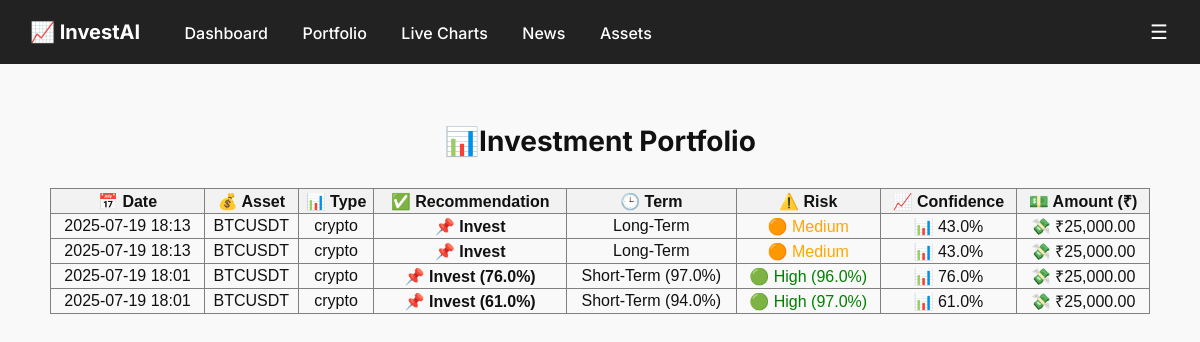
The app's page /portfolio with its own data.
### database.py (models this page shows)
class PortfolioEntry(Base):
    __tablename__ = "portfolio_entries"
    id = Column(Integer, primary_key=True, index=True)
    user_id = Column(Integer)
    feature_input = Column(String)
    recommendation = Column(String)
    term = Column(String)
    risk = Column(String)
    confidence = Column(Float)
    asset_type = Column(String)
    amount = Column(Float)
    current_value = Column(Float, default=0.0)
    asset_name = Column(String, default="BTCUSDT")
    date = Column(DateTime, default=datetime.utcnow)

### main.py (the view)
@app.get("/portfolio", response_class=HTMLResponse)
async def portfolio(request: Request):
    db = SessionLocal()
    entries = db.query(PortfolioEntry).order_by(PortfolioEntry.date.desc()).all()
    db.close()
    return templates.TemplateResponse("portfolio.html", {
        "request": request,
        "entries": entries
    })

### templates/portfolio.html (shortened to what this page needs)
{% extends "base.html" %}
{% block content %}
<h2 style="text-align:center; margin-top: 20px;">📊Investment Portfolio</h2>
<table border="1" style="width:100%; border-collapse: collapse; font-family: Arial, sans-serif; margin-top: 30px;">
  <tr style="background-color: #f2f2f2; text-align: center;">
    <th>📅 Date</th>
    <th>💰 Asset</th>
    <th>📊 Type</th>
    <th>✅ Recommendation</th>
    <th>🕒 Term</th>
    <th>⚠️ Risk</th>
    <th>📈 Confidence</th>
    <th>💵 Amount (₹)</th>
  </tr>
  {% for entry in entries %}
  <tr style="text-align: center;">
    <td>{{ entry.date.strftime('%Y-%m-%d %H:%M') }}</td>
    <td>{{ entry.feature_input }}</td>
    <td>{{ entry.asset_type }}</td>
    <td><strong>📌 {{ entry.recommendation }}</strong></td>
    <td>{{ entry.term }}</td>
    <td style="color:{% if entry.risk == 'High' %}red{% elif entry.risk == 'Medium' %}orange{% else %}green{% endif %};">
      {% if entry.risk == 'High' %}🔴{% elif entry.risk == 'Medium' %}🟠{% else %}🟢{% endif %} {{ entry.risk }}
    </td>
    <td>📊 {{ entry.confidence }}%</td>
    <td>💸 ₹{{ "{:,.2f}".format(entry.amount) }}</td>
  </tr>
  {% endfor %}
</table>
{% endblock %}

### templates/base.html (shortened to what this page needs)
<!DOCTYPE html>
<html lang="en">
<head>
  <link rel="stylesheet" href="/static/style.css">
</head>
<body>
  <nav class="navbar">
    <div class="navbar-left">
      <a href="/" class="logo">📈 InvestAI</a>
      <a href="/dashboard">Dashboard</a>
      <a href="/portfolio">Portfolio</a>
      <a href="/charts">Live Charts</a>
      <a href="/news">News</a>
      <a href="/assets">Assets</a>
    </div>
    <div class="navbar-right">
      <div class="dropdown">
        <button class="dropbtn">☰</button>
      </div>
    </div>
  </nav>
  <div class="container">
    {% block content %}{% endblock %}
  </div>
</body>
</html>

### static/style.css (style rules this page uses)
body { margin: 0; font-family: 'Inter', sans-serif; background-color: var(--bg); color: var(--text); transition: background 0.3s, color 0.3s; }
:root { --bg: #f9f9f9; --text: #111; --nav: #1e1e2f; --link: #ffd700; }
nav { background: var(--nav); display: flex; justify-content: space-between; align-items: center; padding: 12px 20px; flex-wrap: wrap; }
.logo { font-weight: 700; font-size: 20px; color: white; margin-right: 10px; }
.container { max-width: 1100px; margin: 20px auto; padding: 20px; }
h2 { margin-top: 0; font-size: 28px; color: var(--text); }
button { padding: 8px 16px; background-color: #1e1e2f; color: white; border: none; border-radius: 6px; cursor: pointer; }
.navbar { display: flex; justify-content: space-between; padding: 12px 20px; background: #222; color: white; }
.navbar a { color: white; text-decoration: none; margin: 0 10px; }
.dropdown { position: relative; display: inline-block; }
.dropbtn { font-size: 24px; background: none; color: white; border: none; cursor: pointer; }
.navbar { display: flex; justify-content: space-between; align-items: center; background-color: #222; padding: 12px 20px; color: white; }
.navbar-left a { color: white; text-decoration: none; margin-right: 20px; font-weight: 500; }
.navbar-left .logo { font-weight: bold; font-size: 20px; margin-right: 30px; }
.navbar-right { position: relative; }
.dropbtn { background-color: #222; color: white; font-size: 20px; border: none; cursor: pointer; padding: 8px 12px; }

### templates/base.html (style rules this page uses)
body::before { content: ""; background: url('https://d3nwecxvwq3b5n.cloudfront.net/AcuCustom/Sitename/DAM/052/crypto1_Main.jpg') no-repeat center center fixed; background-size: cover; opacity: 0.25; position: fixed; top: 0; left: 0; width: 100%; height: 100%; z-index: -1; }
.navbar { display: flex; justify-content: space-between; align-items: center; background-color: #222; padding: 12px 20px; color: white; }
.navbar-left a { color: white; text-decoration: none; margin-right: 20px; font-weight: 500; }
.navbar-left .logo { font-weight: bold; font-size: 20px; margin-right: 30px; }
.navbar-right { position: relative; }
.dropbtn { background-color: #222; color: white; font-size: 20px; border: none; cursor: pointer; padding: 8px 12px; }
.dropdown { position: relative; display: inline-block; }

### records on screen
PortfolioEntry: date "2025-07-19 18:13", feature_input "BTCUSDT", asset_type "crypto", recommendation "Invest", term "Long-Term", risk "Medium", confidence "43.0", amount "25,000.00"
PortfolioEntry: date "2025-07-19 18:13", feature_input "BTCUSDT", asset_type "crypto", recommendation "Invest", term "Long-Term", risk "Medium", confidence "43.0", amount "25,000.00"
PortfolioEntry: date "2025-07-19 18:01", feature_input "BTCUSDT", asset_type "crypto", recommendation "Invest (76.0%)", term "Short-Term (97.0%)", risk "High (96.0%)", confidence "76.0", amount "25,000.00"
PortfolioEntry: date "2025-07-19 18:01", feature_input "BTCUSDT", asset_type "crypto", recommendation "Invest (61.0%)", term "Short-Term (94.0%)", risk "High (97.0%)", confidence "61.0", amount "25,000.00"
